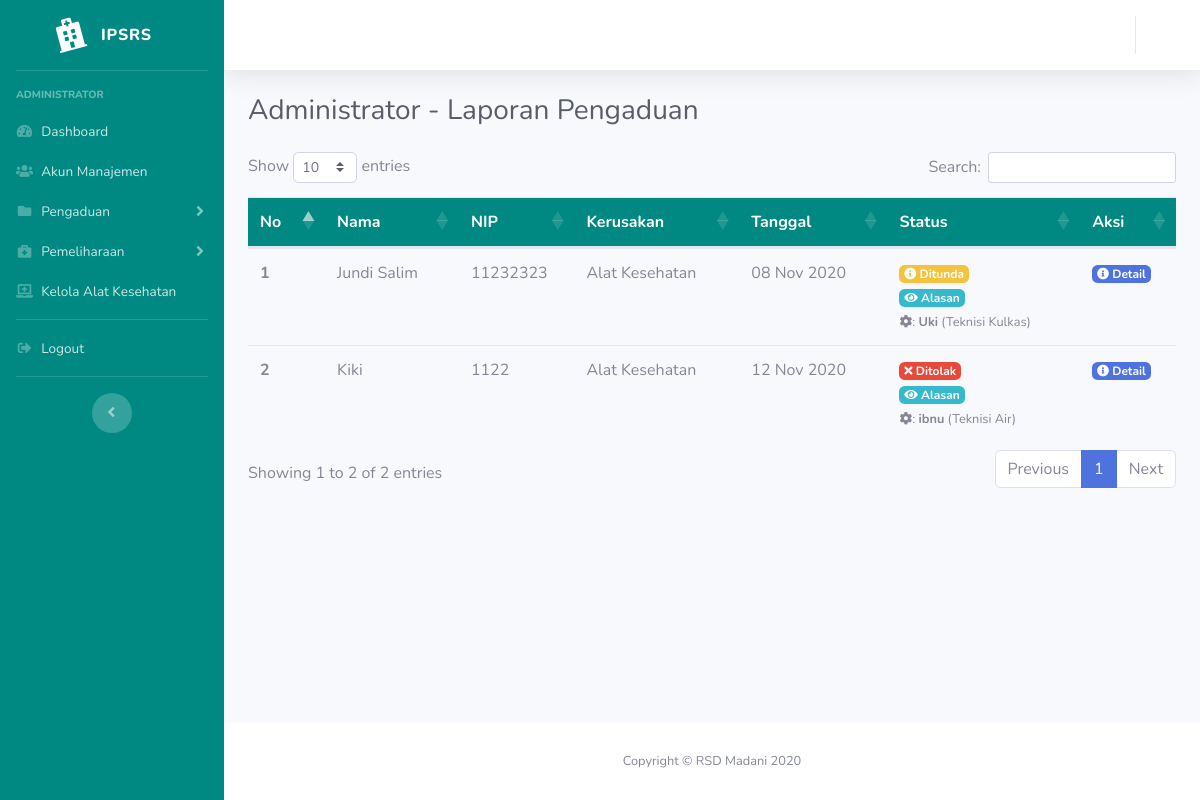
Screenshot of /admin/lappengaduan with the database file from the repository.
### tables this page shows
CREATE TABLE `pengaduan` (
  `id` int(11) NOT NULL,
  `id_user` int(11) NOT NULL,
  `nama` varchar(128) NOT NULL,
  `nip` varchar(30) NOT NULL,
  `kerusakan_id` int(11) NOT NULL,
  `brg` varchar(128) NOT NULL,
  `ruangan` varchar(128) NOT NULL,
  `tgl` date NOT NULL,
  `ket` varchar(128) NOT NULL
);

CREATE TABLE `fasilitas` (
  `id` int(11) NOT NULL,
  `kerusakan` varchar(128) NOT NULL
);

CREATE TABLE `forward_pengaduan` (
  `id_forward` int(11) NOT NULL,
  `id_pengaduan` int(11) UNSIGNED NOT NULL,
  `id_teknisi` int(11) UNSIGNED NOT NULL,
  `status` enum('Sedang Diteruskan','Sedang Diperbaiki','Sudah Diperbaiki','Ditolak','Dikembalikan','Ditunda') NOT NULL,
  `alasan_penolakan` varchar(256) NOT NULL,
  `edit_alasan_penolakan` varchar(256) NOT NULL,
  `alasan_pengembalian` varchar(256) NOT NULL,
  `kendala_kerusakan` varchar(256) NOT NULL,
  `edit_kendala_kerusakan` varchar(256) NOT NULL,
  `tanggal_forward` timestamp NOT NULL DEFAULT current_timestamp() ON UPDATE current_timestamp()
);

CREATE TABLE `user` (
  `id` int(11) NOT NULL,
  `nama` varchar(128) NOT NULL,
  `username` varchar(128) NOT NULL,
  `email` varchar(128) NOT NULL,
  `lvl` varchar(50) NOT NULL,
  `image` varchar(128) NOT NULL,
  `password` varchar(256) NOT NULL,
  `role_id` int(11) NOT NULL,
  `is_active` int(1) NOT NULL,
  `date_created` int(11) NOT NULL
);

### application/controllers/Admin.php (called while the page is built, shortened)
<?php
class Admin extends CI_Controller
{
    public function __construct()
    {
        $this->load->model('Admin_model');
        $this->load->model('User_model');
    }
    public function lappengaduan($aksi = null)
    {
        $data['title'] = 'Administrator - Laporan Pengaduan';
        $data['user'] = $this->db->get_where('user', ['username' => $this->session->userdata('username')])->row_array();
        $data['pengaduan'] = $this->User_model->getPengaduan();
        $this->load->view('templates/header', $data);
        $this->load->view('templates/sidebarA', $data);
        $this->load->view('templates/topbar', $data);
        $this->load->view('admin/lappengaduan', $data);
        $this->load->view('templates/footer');
    }
}

### index.php (called while the page is built, shortened)
<?php
require_once BASEPATH.'core/CodeIgniter.php';

### application/models/User_model.php (called while the page is built, shortened)
<?php
class User_model extends CI_Model
{
    public function getPengaduan()
    {
        $query = "SELECT `pengaduan`.*, pengaduan.id as p_id, `fasilitas`.`kerusakan`
                    FROM `pengaduan`
                    JOIN `fasilitas`
                      ON `pengaduan`.`kerusakan_id` = `fasilitas`.`id`
                 ";
        return $this->db->query($query)->result();
    }
}

### application/views/admin/lappengaduan.php (the view, shortened to what this page needs)
<?php
function show_status($status)
{
    $echo = "";
    switch ($status) {
        case 'Ditolak':
            $echo .= '<span class="badge badge-danger"><i class="fa fa-times" aria-hidden="true"></i> ' . $status . '</span>';
            break;
        case 'Ditunda':
            $echo .= '<span class="badge badge-warning"><i class="fa fa-info-circle" aria-hidden="true"></i> ' . $status . '</span>';
            break;
    }
    return $echo;
}
function show_ditolak_button($id_forward, $teknisi, $alasan, $edit_alasan_penolakan)
{
    return '<br /><a href="javascript:;" id="btn-lihat-alasan" data-toggle="modal" data-target="#modal-lihat-alasan" data-id="' . $id_forward . '" data-nama="' . $teknisi . '" data-alasan="' . $alasan . '" data-edit-alasan-penolakan="' . $edit_alasan_penolakan . '" class="badge badge-info"><i class="fa fa-eye" aria-hidden="true"></i> Alasan</a>';
}
function show_ditunda_button($id_forward, $teknisi, $kendala, $edit_kendala)
{
    return '<br /><a href="javascript:;" id="btn-lihat-kendala" data-toggle="modal" data-target="#modal-lihat-kendala" data-id="' . $id_forward . '" data-nama="' . $teknisi . '" data-kendala="' . $kendala . '" data-edit-kendala="' . $edit_kendala . '" class="badge badge-info"><i class="fa fa-eye" aria-hidden="true"></i> Alasan</a>';
}
function show_userinfo($teknisi, $lvl)
{
    return '<br /><small class="text-secondary"><i class="fa fa-cog" aria-hidden="true"></i>: <b>' . $teknisi . '</b> (' . $lvl . ')</small>';
}
?>
<div class="container-fluid">
    <h1 class="h3 mb-4 text-gray-800"><?= $title; ?></h1>
    <div class="row">
        <div class="col-lg">
            <div class="table-responsive">
                <table class="table table-hover">
                    <thead style="background-color:#008983; color:#ffffff;">
                        <tr>
                            <th scope="col">No</th>
                            <th scope="col">Nama</th>
                            <th scope="col">NIP</th>
                            <th scope="col">Kerusakan</th>
                            <th scope="col">Tanggal</th>
                            <th scope="col">Status</th>
                            <th scope="col">Aksi</th>
                        </tr>
                    </thead>
                    <tbody>
                        <?php $i = 1; ?>
                        <?php foreach ($pengaduan as $p) : ?>
                            <tr>
                                <th scope="row"><?= $i; ?></th>
                                <td><?= $p->nama ?></td>
                                <td><?= $p->nip ?></td>
                                <td><?= $p->kerusakan ?></td>
                                <td><?php echo date('d M Y', strtotime($p->tgl)); ?></td>
                                <td>
                                    <?php
                                    $query = $this->db->query("SELECT forward_pengaduan.*, user.nama AS t_nama, user.lvl AS t_lvl FROM forward_pengaduan JOIN user ON forward_pengaduan.id_teknisi = user.id WHERE forward_pengaduan.id_pengaduan = " . $p->p_id)->row();
                                    if ($query) {
                                        echo show_status($query->status);
                                        if ($query->status == 'Ditolak') {
                                            echo show_ditolak_button($query->id_forward, $query->t_nama, $query->alasan_penolakan, $query->edit_alasan_penolakan);
                                        }
                                        if ($query->status == 'Ditunda') {
                                            echo show_ditunda_button($query->id_forward, $query->t_nama, $query->kendala_kerusakan, $query->edit_kendala_kerusakan);
                                        }
                                        echo show_userinfo($query->t_nama, $query->t_lvl);
                                    } else {
                                        echo '<span class="badge badge-secondary"><i class="fa fa-info-circle" aria-hidden="true"></i> Belum Diproses</span>';
                                    }
                                    ?>
                                </td>
                                <td>
                                    <a href="javascript:;" id="btn-detail" data-toggle="modal" data-target="#modal-detail" <?php foreach ($p as $k => $q) {
                                                                                                                                echo 'data-' . $k . '="' . $q . '"';
                                                                                                                            } ?> data-status="<?= $query ? $query->status : 'Belum Diproses' ?>" data-id="<?= $p->id ?>" class="badge badge-primary"><i class="fa fa-info-circle" aria-hidden="true"></i> Detail</a>
                                    <br>
                                </td>
                            </tr>
                            <?php $i++; ?>
                        <?php endforeach; ?>
                    </tbody>
                </table>
            </div>
        </div>
    </div>
</div>
</div>

### assets/css/custom2.css (style rules this page uses)
a { color: #008983; text-decoration: none; background-color: transparent; }

### rows the page displays
pengaduan: nama "Jundi Salim", nip "11232323", fasilitas.kerusakan "Alat Kesehatan", tgl "08 Nov 2020", forward_pengaduan.status "Ditunda", user.nama "Uki", user.lvl "Teknisi Kulkas"
pengaduan: nama "Kiki", nip "1122", fasilitas.kerusakan "Alat Kesehatan", tgl "12 Nov 2020", forward_pengaduan.status "Ditolak", user.nama "ibnu", user.lvl "Teknisi Air"

### other values shown
$title "Administrator - Laporan Pengaduan"
